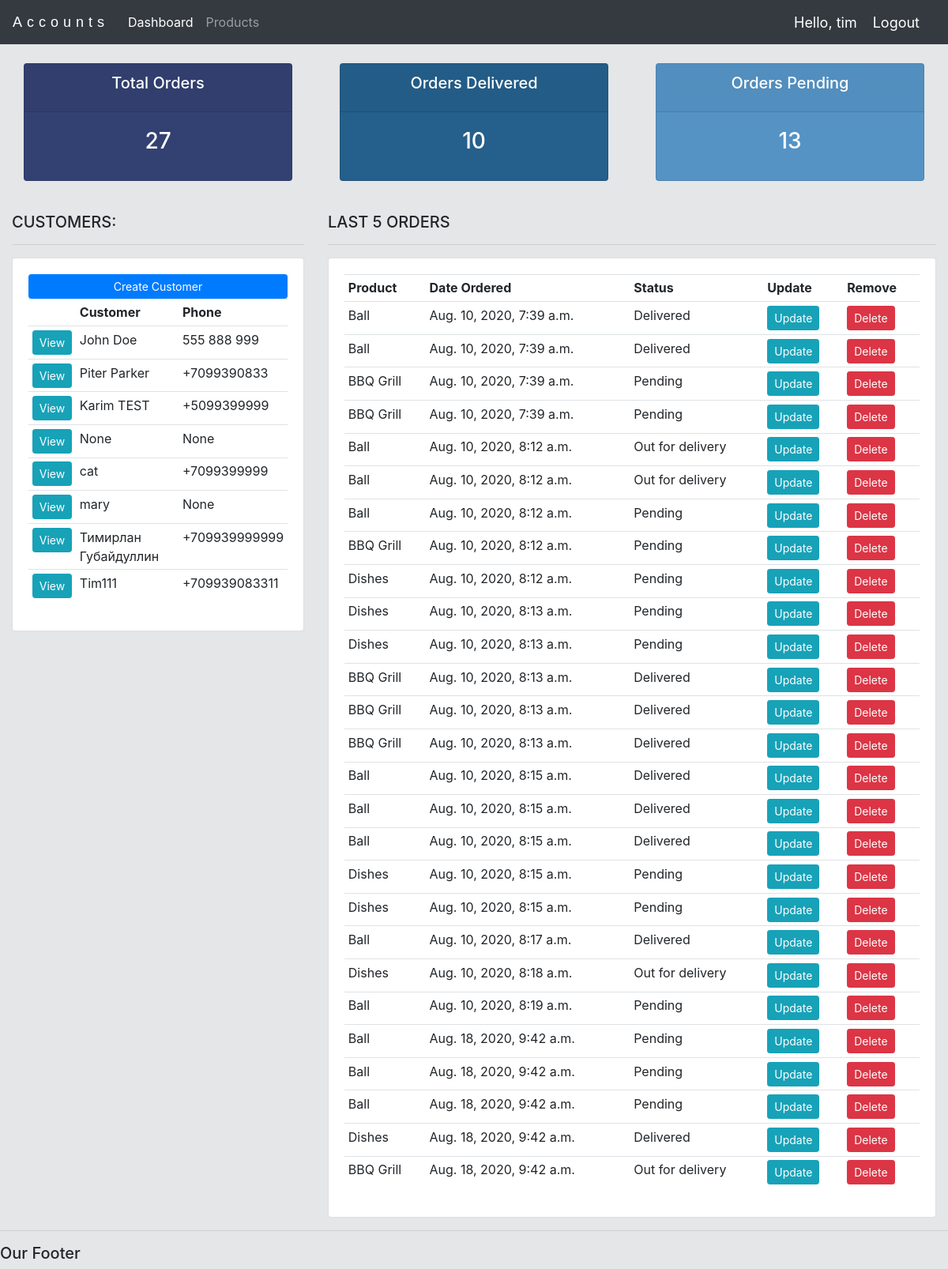
The app's page / (signed in) with its own data.
### accounts/models.py (models this page shows, shortened)
class Customer(models.Model):
  user = models.OneToOneField(User, null=True, blank=True, on_delete=models.CASCADE)
  name = models.CharField(max_length=200, null=True)
  phone = models.CharField(max_length=200, null=True)
  email = models.CharField(max_length=200, null=True)
  profile_pic = models.ImageField(default="placeholder.png", null=True, blank=True)
  date_created = models.DateTimeField(auto_now_add=True, null=True)

class Order(models.Model):
  STATUS = (
    ('Pending', 'Pending'),
    ('Out for delivery', 'Out for delivery'),
    ('Delivered', 'Delivered'),
  )
  customer = models.ForeignKey(Customer, null=True, on_delete=models.SET_NULL)
  product =  models.ForeignKey(Product, null=True, on_delete=models.SET_NULL)
  date_created = models.DateTimeField(auto_now_add=True, null=True)
  status = models.CharField(max_length=255, null=True, choices=STATUS)
  note = models.CharField(max_length=1000, null=True)

class Product(models.Model):
  CATEGORY = (
    ('Indoor', 'Indoor'),
    ('Out door', 'Out door'),
  )
  name = models.CharField(max_length=200, null=True)
  price = models.FloatField(null=True)
  category = models.CharField(max_length=200, null=True, choices=CATEGORY)
  description = models.CharField(max_length=200, null=True, blank=True)
  date_created = models.DateTimeField(auto_now_add=True, null=True)
  tag = models.ManyToManyField(Tag)
  def __str__(self):
    return self.name

### accounts/decorators.py (the view)
  def wrapper_func3(request, *args, **kwargs):
    group = None
    if request.user.groups.exists():
      group = request.user.groups.all()[0].name
    if group == 'customer':
      return redirect("user-page")
    if group == 'admin':
      return view_func(request, *args, **kwargs)

### accounts/views.py (called while the page is built)
@login_required(login_url='login')
@admin_only
def home(request):
  customers = Customer.objects.all()
  orders = Order.objects.all()
  total_orders = orders.count()
  delivered = orders.filter(status='Delivered').count()
  pending = orders.filter(status='Pending').count()
  context = {'customers':
  customers, 'orders': orders, 'total_orders':total_orders, 'delivered':delivered, 'pending':pending}
  return render(request, 'accounts/dashboard.html', context)

### accounts/templates/accounts/dashboard.html
{% extends 'accounts/main.html' %}
{% block content %}
{% include 'accounts/status.html' %}
<br>
<div class="row">
  <div class="col-md">
    <h5>CUSTOMERS:</h5>
    <hr>
    <div class="card card-body">
      <a class="btn btn-primary btn-sm btn-block" href="">Create Customer</a>
      <table class="table table-sm">
        <tr>
          <th></th>
          <th>Customer</th>
          <th>Phone</th>
        </tr>
        {% for customer in customers %}
        <tr>
          <td><a class="btn btn-sm btn-info" href="{% url 'customer' customer.id %}">View</a></td>
          <td>{{customer.name}}</td>
          <td>{{customer.phone}}</td>
        </tr>
        {% endfor %}
      </table>
    </div>
  </div>
  <div class="col-md-8">
    <h5>LAST 5 ORDERS</h5>
    <hr>
    <div class="card card-body">
      <table class="table table-sm">
        <tr>
          <th>Product</th>
          <th>Date Ordered</th>
          <th>Status</th>
          <th>Update</th>
          <th>Remove</th>
        </tr>
        {% for order in orders %}
        <tr>
          <td>{{order.product}}</td>
          <td>{{order.date_created}}</td>
          <td>{{order.status}}</td>
          <td><a class="btn btn-sm btn-info" href="{% url 'update_order' order.id %}">Update</a></td>
          <td><a class="btn btn-sm btn-danger" href="{% url 'delete_order' order.id %}">Delete</a></td>
        </tr>
        {% endfor %}
      </table>
    </div>
  </div>
</div>
{% endblock content %}

### accounts/templates/accounts/main.html (shortened to what this page needs)
{% load static %}
<!DOCTYPE html>
<html>
<head>
  <link rel="stylesheet" href="https://stackpath.bootstrapcdn.com/bootstrap/4.5.0/css/bootstrap.min.css">
</head>
<link rel="stylesheet" href="{% static 'css/base.css' %}">
<body>
  {% include 'accounts/navbar.html' %}
  <div class="container-fluid">
  {% block content %}
  {% endblock %}
  </div>
  <hr>
  <h5>Our Footer</h5>
</body>
</html>

### accounts/templates/accounts/navbar.html (shortened to what this page needs)
<nav class="navbar navbar-expand-lg navbar-dark bg-dark">
  <a class="navbar-brand" id="logo" href="{% url 'home' %}">Accounts</a>
  <div class="collapse navbar-collapse" id="navbarNavAltMarkup">
    <div class="navbar-nav">
      {% if request.user.is_staff %}
      <a class="nav-item nav-link active" href="{% url 'home' %}">Dashboard</a>
      <a class="nav-item nav-link" href="{% url 'products' %}">Products</a>
      {% else %}
      <li class="nav-item">
      <a href="{% url 'account' %}" class="nav-link">Settings</a>
      </li>
      {% endif %}
    </div>
  </div>
  <span class="hello-msg">Hello, {{ request.user }}</span>
  <span><a class="hello-msg" href="{% url 'logout' %}" class="">Logout</a></span>
</nav>

### accounts/templates/accounts/status.html
<br>
<div class="row">
  <div class="col">
    <div class="col-md">
      <div class="card text-center text-white mb-3" id="orders-total">
        <div class="card-header">
          <h5 class="card-title">Total Orders</h5>
        </div>
        <div class="card-body">
          <h3 class="card-title">{{total_orders}}</h3>
        </div>
      </div>
    </div>
  </div>
  <div class="col">
    <div class="col-md">
      <div class="card text-center text-white mb-3" id="orders-delivered">
        <div class="card-header">
          <h5 class="card-title">Orders Delivered</h5>
        </div>
        <div class="card-body">
          <h3 class="card-title">{{delivered}}</h3>
        </div>
      </div>
    </div>
  </div>
  <div class="col">
    <div class="col-md">
      <div class="card text-center text-white mb-3" id="orders-pending">
        <div class="card-header">
          <h5 class="card-title">Orders Pending</h5>
        </div>
        <div class="card-body">
          <h3 class="card-title">{{pending}}</h3>
        </div>
      </div>
    </div>
  </div>
</div>

### static/css/base.css (style rules this page uses)
body { background-color: rgb(228, 230, 231); }
#orders-total { background-color: rgb(51, 65, 114) }
#orders-delivered { background-color: #255f8b }
#orders-pending { background-color: #5593c5 }
#logo { font-size: 18px; letter-spacing: 6px; font-family: "Comic Sans MS", cursive, sans-serif; }

### accounts/templates/accounts/navbar.html (style rules this page uses)
.hello-msg { font-size: 18px; color: #fff; margin-right: 20px; }

### records on screen
Customer: name "John Doe", phone "555 888 999"
Customer: name "Piter Parker", phone "+7099390833"
Customer: name "Karim TEST", phone "+5099399999"
Customer: name "None", phone "None"
Customer: name "cat", phone "+7099399999"
Customer: name "mary", phone "None"
Customer: name "Тимирлан Губайдуллин", phone "+709939999999"
Customer: name "Tim111", phone "+709939083311"
Order: product "Ball", date_created "Aug. 10, 2020, 7:39 a.m.", status "Delivered"
Order: product "Ball", date_created "Aug. 10, 2020, 7:39 a.m.", status "Delivered"
Order: product "BBQ Grill", date_created "Aug. 10, 2020, 7:39 a.m.", status "Pending"
Order: product "BBQ Grill", date_created "Aug. 10, 2020, 7:39 a.m.", status "Pending"
Order: product "Ball", date_created "Aug. 10, 2020, 8:12 a.m.", status "Out for delivery"
Order: product "Ball", date_created "Aug. 10, 2020, 8:12 a.m.", status "Out for delivery"
Order: product "Ball", date_created "Aug. 10, 2020, 8:12 a.m.", status "Pending"
Order: product "BBQ Grill", date_created "Aug. 10, 2020, 8:12 a.m.", status "Pending"
Order: product "Dishes", date_created "Aug. 10, 2020, 8:12 a.m.", status "Pending"
Order: product "Dishes", date_created "Aug. 10, 2020, 8:13 a.m.", status "Pending"
Order: product "Dishes", date_created "Aug. 10, 2020, 8:13 a.m.", status "Pending"
Order: product "BBQ Grill", date_created "Aug. 10, 2020, 8:13 a.m.", status "Delivered"
Order: product "BBQ Grill", date_created "Aug. 10, 2020, 8:13 a.m.", status "Delivered"
Order: product "BBQ Grill", date_created "Aug. 10, 2020, 8:13 a.m.", status "Delivered"
Order: product "Ball", date_created "Aug. 10, 2020, 8:15 a.m.", status "Delivered"
Order: product "Ball", date_created "Aug. 10, 2020, 8:15 a.m.", status "Delivered"
Order: product "Ball", date_created "Aug. 10, 2020, 8:15 a.m.", status "Delivered"
Order: product "Dishes", date_created "Aug. 10, 2020, 8:15 a.m.", status "Pending"
Order: product "Dishes", date_created "Aug. 10, 2020, 8:15 a.m.", status "Pending"
Order: product "Ball", date_created "Aug. 10, 2020, 8:17 a.m.", status "Delivered"
Order: product "Dishes", date_created "Aug. 10, 2020, 8:18 a.m.", status "Out for delivery"
Order: product "Ball", date_created "Aug. 10, 2020, 8:19 a.m.", status "Pending"
Order: product "Ball", date_created "Aug. 18, 2020, 9:42 a.m.", status "Pending"
Order: product "Ball", date_created "Aug. 18, 2020, 9:42 a.m.", status "Pending"
Order: product "Ball", date_created "Aug. 18, 2020, 9:42 a.m.", status "Pending"
Order: product "Dishes", date_created "Aug. 18, 2020, 9:42 a.m.", status "Delivered"
Order: product "BBQ Grill", date_created "Aug. 18, 2020, 9:42 a.m.", status "Out for delivery"

### other values on screen
{{ request.user }} "tim"
{{ total_orders }} "27"
{{ delivered }} "10"
{{ pending }} "13"
